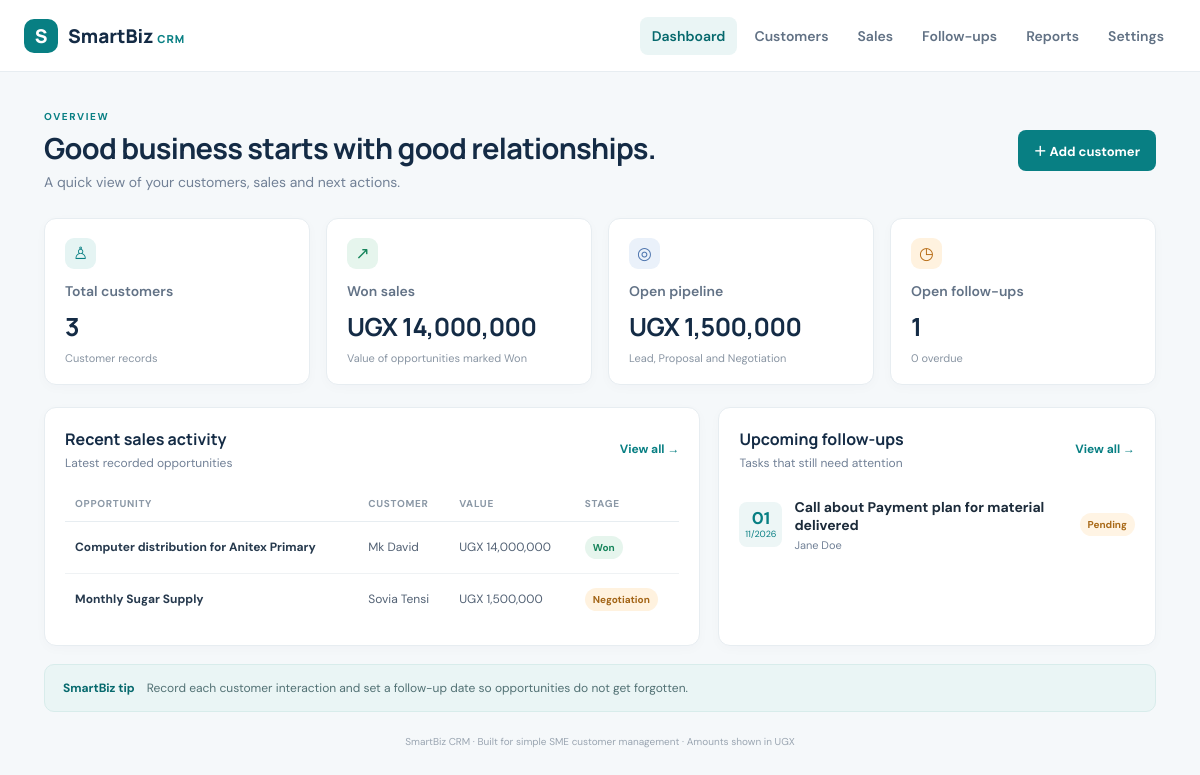
The page / on the database its author committed.
### tables this page shows
CREATE TABLE sales (
        id INTEGER PRIMARY KEY AUTOINCREMENT,
        customer_id INTEGER,
        title TEXT NOT NULL,
        amount REAL NOT NULL DEFAULT 0,
        stage TEXT NOT NULL DEFAULT 'Lead'
            CHECK(stage IN ('Lead','Proposal','Negotiation','Won','Lost')),
        expected_date TEXT NOT NULL DEFAULT '',
        notes TEXT NOT NULL DEFAULT '',
        created_at TEXT NOT NULL DEFAULT CURRENT_TIMESTAMP,
        FOREIGN KEY(customer_id) REFERENCES customers(id) ON DELETE SET NULL
    );

CREATE TABLE customers (
        id INTEGER PRIMARY KEY AUTOINCREMENT,
        name TEXT NOT NULL,
        phone TEXT NOT NULL DEFAULT '',
        email TEXT NOT NULL DEFAULT '',
        business TEXT NOT NULL DEFAULT '',
        notes TEXT NOT NULL DEFAULT '',
        created_at TEXT NOT NULL DEFAULT CURRENT_TIMESTAMP
    );

CREATE TABLE followups (
        id INTEGER PRIMARY KEY AUTOINCREMENT,
        customer_id INTEGER,
        title TEXT NOT NULL,
        due_date TEXT NOT NULL,
        notes TEXT NOT NULL DEFAULT '',
        completed INTEGER NOT NULL DEFAULT 0,
        created_at TEXT NOT NULL DEFAULT CURRENT_TIMESTAMP,
        FOREIGN KEY(customer_id) REFERENCES customers(id) ON DELETE SET NULL
    );

### app.py (the view)
@app.route("/")
def dashboard():
    db = get_db()
    customer_count = db.execute("SELECT COUNT(*) FROM customers").fetchone()[0]
    sales_total = db.execute("SELECT COALESCE(SUM(amount),0) FROM sales WHERE stage='Won'").fetchone()[0]
    pipeline_total = db.execute("SELECT COALESCE(SUM(amount),0) FROM sales WHERE stage NOT IN ('Won','Lost')").fetchone()[0]
    open_followups = db.execute("SELECT COUNT(*) FROM followups WHERE completed=0").fetchone()[0]
    overdue = db.execute("SELECT COUNT(*) FROM followups WHERE completed=0 AND due_date < ?", (date.today().isoformat(),)).fetchone()[0]
    recent_sales = db.execute("""
        SELECT s.*, c.name AS customer_name FROM sales s
        LEFT JOIN customers c ON c.id=s.customer_id
        ORDER BY s.created_at DESC, s.id DESC LIMIT 6
    """).fetchall()
    upcoming = db.execute("""
        SELECT f.*, c.name AS customer_name FROM followups f
        LEFT JOIN customers c ON c.id=f.customer_id
        WHERE f.completed=0 ORDER BY f.due_date ASC, f.id DESC LIMIT 6
    """).fetchall()
    return render_template("dashboard.html", customer_count=customer_count,
        sales_total=sales_total, pipeline_total=pipeline_total,
        open_followups=open_followups, overdue=overdue,
        recent_sales=recent_sales, upcoming=upcoming)

### app.py (called while the page is built)
def get_db():
    if "db" not in g:
        g.db = sqlite3.connect(DATABASE)
        g.db.row_factory = sqlite3.Row
        g.db.execute("PRAGMA foreign_keys = ON")
    return g.db

@app.template_filter("ugx")
def ugx(value):
    try:
        return "UGX {:,.0f}".format(float(value or 0))
    except (TypeError, ValueError):
        return "UGX 0"

@app.context_processor
def inject_globals():
    return {"today": date.today().isoformat()}

### templates/dashboard.html (shortened to what this page needs)
{% extends "base.html" %}
{% block content %}
<div class="page-heading"><div><p class="eyebrow">OVERVIEW</p><h1>Good business starts with good relationships.</h1><p class="muted">A quick view of your customers, sales and next actions.</p></div><a class="button" href="{{ url_for('customer_new') }}">＋ Add customer</a></div>
<section class="stats">
  <article class="stat"><span class="stat-icon teal">♙</span><p>Total customers</p><strong>{{ customer_count }}</strong><small>Customer records</small></article>
  <article class="stat"><span class="stat-icon green">↗</span><p>Won sales</p><strong>{{ sales_total|ugx }}</strong><small>Value of opportunities marked Won</small></article>
  <article class="stat"><span class="stat-icon blue">◎</span><p>Open pipeline</p><strong>{{ pipeline_total|ugx }}</strong><small>Lead, Proposal and Negotiation</small></article>
  <article class="stat"><span class="stat-icon orange">◷</span><p>Open follow-ups</p><strong>{{ open_followups }}</strong><small>{{ overdue }} overdue</small></article>
</section>
<div class="two-col">
  <section class="panel"><div class="panel-heading"><div><h2>Recent sales activity</h2><p class="muted">Latest recorded opportunities</p></div><a href="{{ url_for('sales') }}">View all →</a></div>
  {% if recent_sales %}<div class="table-wrap"><table><thead><tr><th>Opportunity</th><th>Customer</th><th>Value</th><th>Stage</th></tr></thead><tbody>
  {% for s in recent_sales %}<tr><td><strong>{{ s.title }}</strong></td><td>{{ s.customer_name or 'Not linked' }}</td><td>{{ s.amount|ugx }}</td><td><span class="stage {{ s.stage|lower }}">{{ s.stage }}</span></td></tr>{% endfor %}
  </tbody></table></div>{% else %}<div class="empty"><span>↗</span><strong>No sales recorded yet</strong><p>Add a sales opportunity to start tracking your pipeline.</p><a href="{{ url_for('sale_new') }}">Record a sale</a></div>{% endif %}</section>
  <section class="panel"><div class="panel-heading"><div><h2>Upcoming follow-ups</h2><p class="muted">Tasks that still need attention</p></div><a href="{{ url_for('followups') }}">View all →</a></div>
  {% if upcoming %}<div class="task-list">{% for f in upcoming %}<div class="task-row"><div class="task-date"><b>{{ f.due_date[8:10] }}</b><small>{{ f.due_date[5:7] }}/{{ f.due_date[0:4] }}</small></div><div class="task-info"><strong>{{ f.title }}</strong><small>{{ f.customer_name or 'No customer linked' }}</small></div>{% if f.due_date < today %}<span class="pill overdue">Overdue</span>{% else %}<span class="pill pending">Pending</span>{% endif %}</div>{% endfor %}</div>{% else %}<div class="empty"><span>✓</span><strong>You're all caught up</strong><p>No open follow-up tasks.</p><a href="{{ url_for('followup_new') }}">Create a task</a></div>{% endif %}</section>
</div>
<div class="tip"><strong>SmartBiz tip</strong><span>Record each customer interaction and set a follow-up date so opportunities do not get forgotten.</span></div>
{% endblock %}

### templates/base.html (shortened to what this page needs)
<!doctype html>
<html lang="en">
<head>
  <link rel="stylesheet" href="{{ url_for('static', filename='style.css') }}">
</head>
<body>
<header class="topbar">
  <a class="brand" href="{{ url_for('dashboard') }}"><span class="brand-mark">S</span><span>SmartBiz <small>CRM</small></span></a>
  <nav>
    <a href="{{ url_for('dashboard') }}" class="{{ 'active' if request.endpoint == 'dashboard' else '' }}">Dashboard</a>
    <a href="{{ url_for('customers') }}" class="{{ 'active' if request.endpoint in ['customers','customer_new','customer_edit'] else '' }}">Customers</a>
    <a href="{{ url_for('sales') }}" class="{{ 'active' if request.endpoint in ['sales','sale_new'] else '' }}">Sales</a>
    <a href="{{ url_for('followups') }}" class="{{ 'active' if request.endpoint in ['followups','followup_new'] else '' }}">Follow-ups</a>
    <a href="{{ url_for('reports') }}" class="{{ 'active' if request.endpoint == 'reports' else '' }}">Reports</a>
    <a href="{{ url_for('settings') }}" class="{{ 'active' if request.endpoint == 'settings' else '' }}">Settings</a>
  </nav>
</header>
<main class="container">
  {% block content %}{% endblock %}
  <footer>SmartBiz CRM · Built for simple SME customer management · Amounts shown in UGX</footer>
</main>
</body>
</html>

### rows shown on the page
sales: title "Computer distribution for Anitex Primary", name "Mk David", amount|ugx "UGX 14,000,000", stage "Won"
sales: title "Monthly Sugar Supply", name "Sovia Tensi", amount|ugx "UGX 1,500,000", stage "Negotiation"
followups: due_date "01", due_date "11", due_date "2026", title "Call about Payment plan for material delivered", name "Jane Doe", shows "Pending"

### other values the page prints
{{ customer_count }} "3"
{{ sales_total|ugx }} "UGX 14,000,000"
{{ pipeline_total|ugx }} "UGX 1,500,000"
{{ open_followups }} "1"
{{ overdue }} "0"
